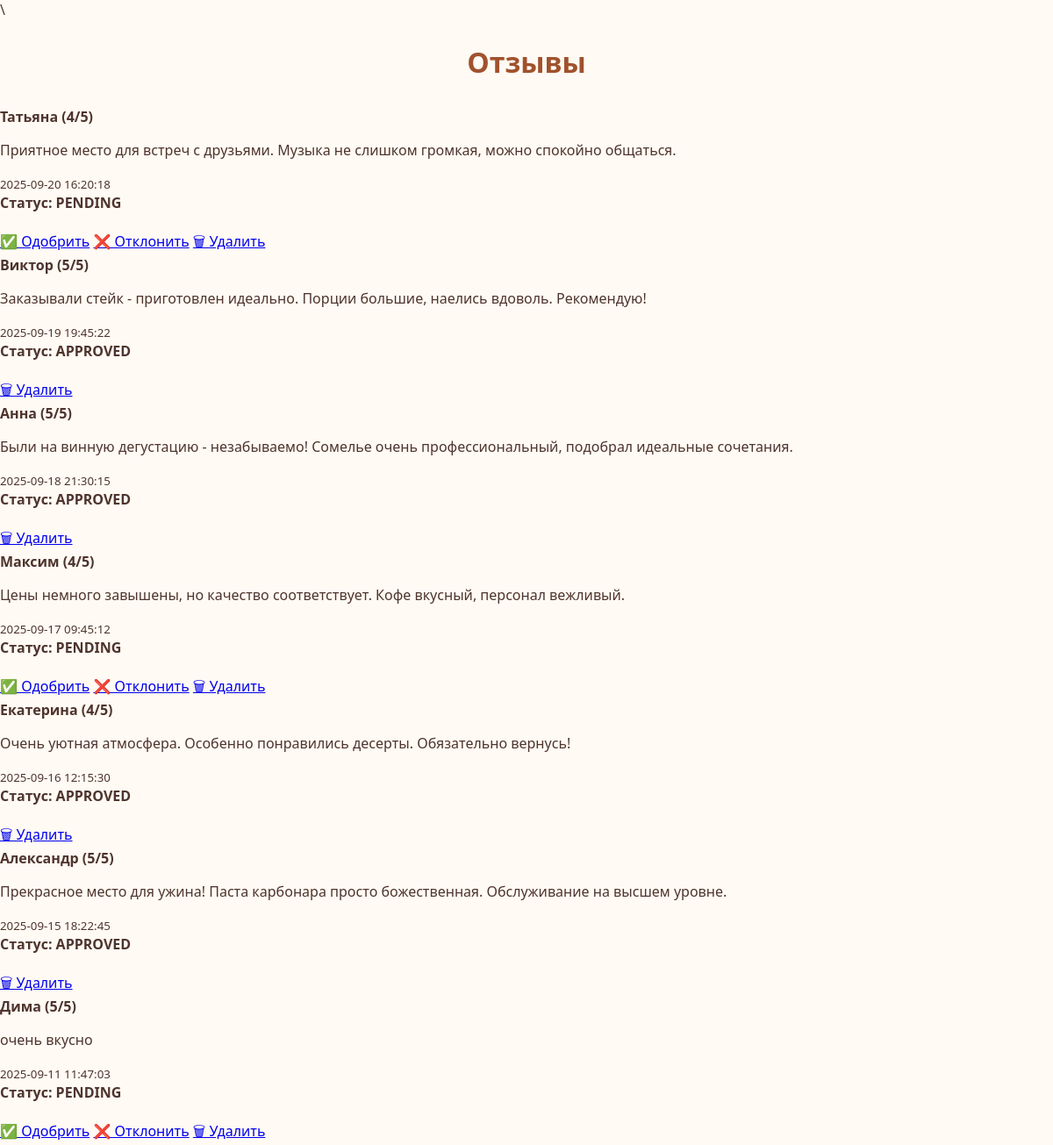
The app's page /edit_reviews.php with its own data.
### tables this page shows
CREATE TABLE reviews (
id int(11) NOT NULL,
name varchar(255) NOT NULL,
message text NOT NULL,
rating int(11) NOT NULL,
status enum('pending','approved','rejected') DEFAULT 'pending',
created_at timestamp DEFAULT CURRENT_TIMESTAMP,
approved tinyint(1) DEFAULT 0
);

### edit_reviews.php (the view, shortened to what this page needs)
<?php
include('includes/db_connect.php');
$stmt = $pdo->query("SELECT * FROM reviews ORDER BY created_at DESC");
$reviews = $stmt->fetchAll();
?>
<!DOCTYPE html>
<html lang="ru">
<head>
    <link rel="stylesheet" href="admin.css">
    <link href="css/reviews.css" rel="stylesheet">\
</head>
<body>
<div class="admin-container">
    <h2>Отзывы</h2>
    <?php foreach ($reviews as $r): ?>
        <div class="order-card">
            <strong><?= htmlspecialchars($r['name']) ?> (<?= $r['rating'] ?>/5)</strong>
            <p><?= nl2br(htmlspecialchars($r['message'])) ?></p>
            <small><?= $r['created_at'] ?></small><br>
            <strong>Статус: <?= strtoupper($r['status']) ?></strong><br><br>
            <?php if ($r['status'] === 'pending'): ?>
                <a href="?approve=<?= $r['id'] ?>">✅ Одобрить</a>
                <a href="?reject=<?= $r['id'] ?>">❌ Отклонить</a>
            <?php endif ?>
            <a href="?delete=<?= $r['id'] ?>" onclick="return confirm('Удалить отзыв?')">🗑 Удалить</a>
        </div>
    <?php endforeach ?>
</div>
</body>
</html>

### css/admin.css (style rules this page uses)
body { background-color: #f4f4f4; }

### css/reviews.css (style rules this page uses)
body { background-color: #fffaf3; font-family: 'Segoe UI', 'Arial', sans-serif; color: #4e342e; margin: 0; padding: 0; }
h2 { font-size: 2rem; margin-bottom: 30px; color: #a0522d; text-align: center; }

### records on screen
reviews: name "Татьяна", rating "4", message "Приятное место для встреч с друзьями. Музыка не слишком громкая, можно спокойно общаться.", created_at "2025-09-20 16:20:18", status "PENDING"
reviews: name "Виктор", rating "5", message "Заказывали стейк - приготовлен идеально. Порции большие, наелись вдоволь. Рекомендую!", created_at "2025-09-19 19:45:22", status "APPROVED"
reviews: name "Анна", rating "5", message "Были на винную дегустацию - незабываемо! Сомелье очень профессиональный, подобрал идеальные сочетания.", created_at "2025-09-18 21:30:15", status "APPROVED"
reviews: name "Максим", rating "4", message "Цены немного завышены, но качество соответствует. Кофе вкусный, персонал вежливый.", created_at "2025-09-17 09:45:12", status "PENDING"
reviews: name "Екатерина", rating "4", message "Очень уютная атмосфера. Особенно понравились десерты. Обязательно вернусь!", created_at "2025-09-16 12:15:30", status "APPROVED"
reviews: name "Александр", rating "5", message "Прекрасное место для ужина! Паста карбонара просто божественная. Обслуживание на высшем уровне.", created_at "2025-09-15 18:22:45", status "APPROVED"
reviews: name "Дима", rating "5", message "очень вкусно", created_at "2025-09-11 11:47:03", status "PENDING"
